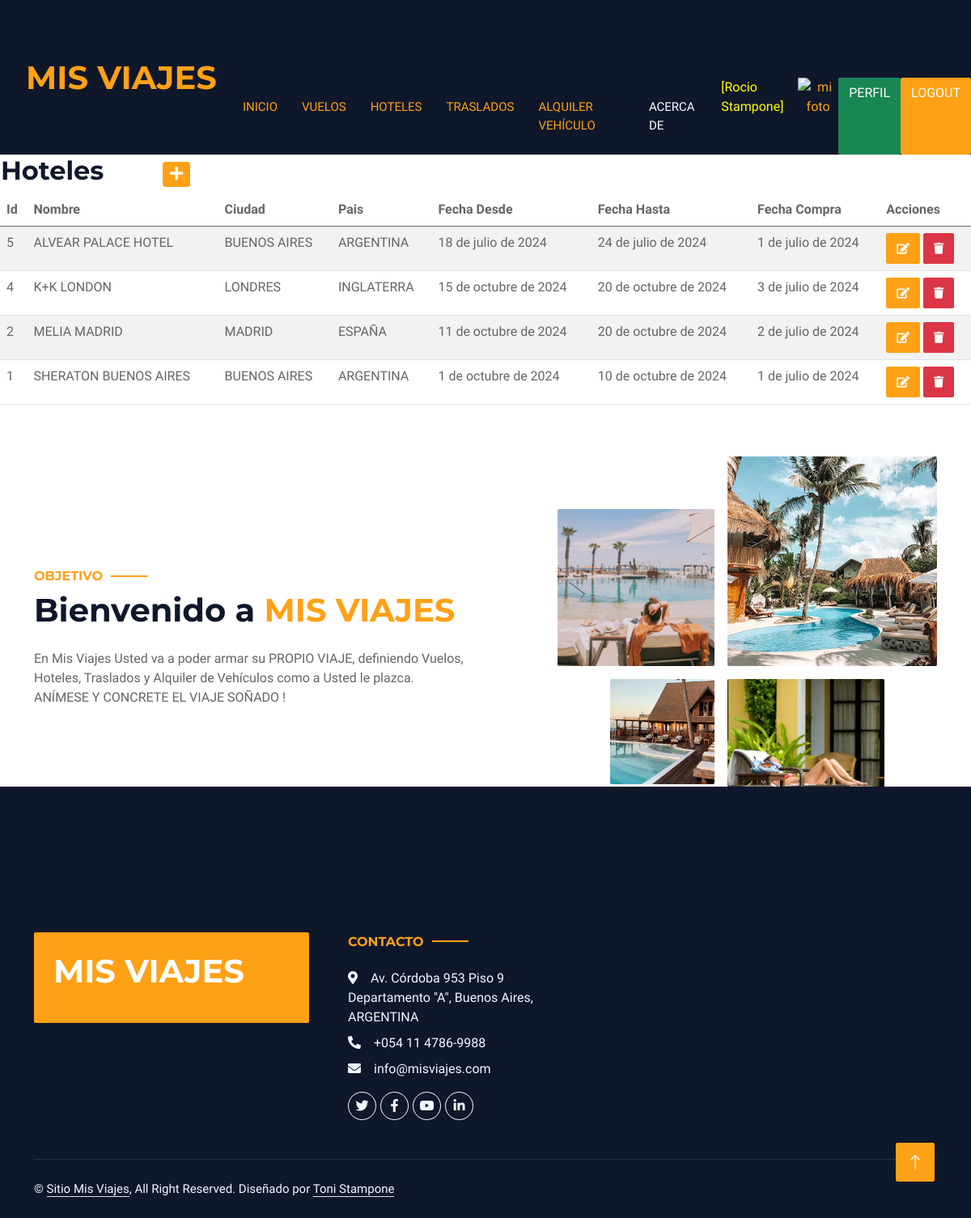
The page /hoteles/ (signed in) on the database its author committed.
### misrubros/models.py (models this page shows, shortened)
class Hotel(models.Model):
    nombre        = models.CharField(max_length=50)
    ciudad        = models.CharField(max_length=50)
    pais          = models.CharField(max_length=50)
    fecha_desde   = models.DateField()
    fecha_hasta   = models.DateField()
    fecha_compra  =models.DateField()
    class Meta:
        verbose_name = "Hotel"
        verbose_name_plural = "Hoteles"
        ordering = ["nombre"]

### misrubros/views.py (the view)
# urls.py: path('hoteles/', hoteles, name="hoteles"),
@login_required
def hoteles(request):
    contexto = {"hoteles": Hotel.objects.all()}
    return render(request, "misrubros/hoteles.html", contexto)

### misrubros/templates/misrubros/hoteles.html
{% extends "misrubros/index.html" %}
{% block titulo %}
<h1 class="mb-5">Hoteles</h1>
{% endblock titulo %}
{% block contenido %}
<table>
    <tr>
        <td width="200"><h2>Hoteles</h2></td>
        <td>
            <a
            href="{% url 'hotelForm' %}"
            class="btn btn-primary btn-sm"
            ><i class="fa fa-plus fa-lg" title="Crear"> </i>
            </a>
        </td>
    </tr>
</table>
<table class="table table-striped">
    <thead>
        <tr>
            <th>Id</th>
            <th>Nombre</th>
            <th>Ciudad</th>
            <th>Pais</th>
            <th>Fecha Desde</th>
            <th>Fecha Hasta</th>
            <th>Fecha Compra</th>
            <th>Acciones</th>
        </tr>
    </thead>
    <tbody>
    {% for c in hoteles  %}
        <tr>
            <td>{{ c.id }}</td>
            <td>{{ c.nombre }}</td>
            <td>{{ c.ciudad }}</td>
            <td>{{ c.pais }}</td>
            <td>{{ c.fecha_desde }}</td>
            <td>{{ c.fecha_hasta }}</td>
            <td>{{ c.fecha_compra }}</td>
            <td>
                <a
                  href="{% url 'hotelUpdate' c.id %}"
                  class="btn btn-primary"
                  style="--bs-btn-padding-y: .25rem; --bs-btn-padding-x: .5rem; --bs-btn-font-size: .75rem;"
                  ><i class="fa fa-edit fa-sm" title="Edit Record"></i>
                </a>
                <a
                  href="{% url 'hotelDelete' c.id %}"
                  class="btn btn-danger"
                  style="--bs-btn-padding-y: .25rem; --bs-btn-padding-x: .5rem; --bs-btn-font-size: .75rem;"
                  ><i class="fa fa-trash fa-sm" title="Delete Record"></i>
                </a>
            </td>
        </tr>
    {% endfor %}
    </tbody>
</table>
{% endblock contenido %}

### misrubros/templates/misrubros/index.html (shortened to what this page needs)
<!DOCTYPE html>
<html lang="en">
<head>
    {% load static %}
    <link href="https://cdnjs.cloudflare.com/ajax/libs/font-awesome/5.10.0/css/all.min.css" rel="stylesheet">
    <link href="https://cdn.jsdelivr.net/npm/bootstrap-icons@1.4.1/font/bootstrap-icons.css" rel="stylesheet">
    <link href="{% static 'lib/animate/animate.min.css' %}" rel="stylesheet">
    <link href="{% static 'lib/owlcarousel/assets/owl.carousel.min.css' %}" rel="stylesheet">
    <link href="{% static 'lib/tempusdominus/css/tempusdominus-bootstrap-4.min.css' %}" rel="stylesheet" />
    <link href="{% static 'css/bootstrap.min.css' %}" rel="stylesheet">
    <link href="{% static 'css/style.css' %}" rel="stylesheet">
</head>
<body>
    <div class="container-xxl bg-white p-0">
        <div class="container-fluid bg-dark px-0">
            <div class="row gx-0">
                <div class="col-lg-3 bg-dark d-none d-lg-block">
                    <a href="index.html" class="navbar-brand w-100 h-100 m-0 p-0 d-flex align-items-center justify-content-center">
                        <h1 class="m-0 text-primary text-uppercase">Mis Viajes</h1>
                    </a>
                </div>
                <div class="col-lg-9">
                    <header id = "masthead">
                        <div class = "container">
                        {% block titulo %}
                        {% endblock titulo %}
                    <nav class="navbar navbar-expand-lg bg-dark navbar-dark p-3 p-lg-0">
                        <div class="collapse navbar-collapse justify-content-between" id="navbarCollapse">
                            <div class="navbar-nav mr-auto py-0">
                                <a href="{% url 'comenzar' %}" class="nav-item nav-link active">Inicio</a>
                        {% if user.is_authenticated %}
                                <a href="{% url 'vuelos' %}" class="nav-item nav-link active">Vuelos</a>
                                <a href="{% url 'hoteles' %}" class="nav-item nav-link active">Hoteles</a>
                                <a href="{% url 'traslados' %}" class="nav-item nav-link active">Traslados</a>
                                <a href="{% url 'alquilerautos' %}" class="nav-item nav-link active">Alquiler Vehículo</a>
                                <a href="{% url 'acerca' %}" class="nav-item nav-link">Acerca de</a>
                                <p style="color:yellow"> [{{user.first_name}} {{user.last_name}}]</p>
                                <div class="text-center">
                                    <a href="{% url 'agregar_avatar' %}"><img src="{{ request.session.avatar }}" height="40px" weight="40px" alt="mi foto"></a>
                                </div>
                                <a class="btn btn-success" href="{% url 'perfil' %}">Perfil</a>
                                <a class="btn btn-primary" href="{% url 'logout' %}">Logout</a>
                        {% else %}
                                <a class="btn btn-primary" href="{% url 'login' %}">Login</a>
                                <a class="btn btn-success" href="{% url 'registro' %}">Registrate</a>
                        {% endif %}
                            </div>
                        </div>
                    </nav>
                    </header>
                </div>
            </div>
        </div>
        {% block contenido %}
        {% endblock contenido %}
        <div class="container-xxl py-5">
            <div class="container">
                <div class="row g-5 align-items-center">
                    <div class="col-lg-6">
                        <h6 class="section-title text-start text-primary text-uppercase">Objetivo</h6>
                        <h1 class="mb-4">Bienvenido a <span class="text-primary text-uppercase">Mis Viajes</span></h1>
                        <p class="mb-4">En Mis Viajes Usted va a poder armar su PROPIO VIAJE, definiendo Vuelos, Hoteles, Traslados y Alquiler de Vehículos como a Usted le plazca. ANÍMESE Y CONCRETE EL VIAJE SOÑADO !</p>
                    </div>
                    <div class="col-lg-6">
                        <div class="row g-3">
                            <div class="col-6 text-end">
                                <img class="img-fluid rounded w-75 wow zoomIn" data-wow-delay="0.1s" src="{% static 'img/about-1.jpg' %}" style="margin-top: 25%;">
                            </div>
                            <div class="col-6 text-start">
                                <img class="img-fluid rounded w-100 wow zoomIn" data-wow-delay="0.3s" src="{% static 'img/about-2.jpg' %}">
                            </div>
                            <div class="col-6 text-end">
                                <img class="img-fluid rounded w-50 wow zoomIn" data-wow-delay="0.5s" src="{% static 'img/about-3.jpg' %}">
                            </div>
                            <div class="col-6 text-start">
                                <img class="img-fluid rounded w-75 wow zoomIn" data-wow-delay="0.7s" src="{% static 'img/about-4.jpg' %}">
                            </div>
                        </div>
                    </div>
                </div>
            </div>
        </div>
        <div class="container-fluid bg-dark text-light footer wow fadeIn" data-wow-delay="0.1s">
            <div class="container pb-5">
                <div class="row g-5">
                    <div class="col-md-6 col-lg-4">
                        <div class="bg-primary rounded p-4">
                            <a href="index.html"><h1 class="text-white text-uppercase mb-3">Mis Viajes</h1></a>
                        </div>
                    </div>
                    <div class="col-md-6 col-lg-3">
                        <h6 class="section-title text-start text-primary text-uppercase mb-4">Contacto</h6>
                        <p class="mb-2"><i class="fa fa-map-marker-alt me-3"></i>Av. Córdoba 953 Piso 9 Departamento "A", Buenos Aires, ARGENTINA</p>
                        <p class="mb-2"><i class="fa fa-phone-alt me-3"></i>+054 11 4786-9988</p>
                        <p class="mb-2"><i class="fa fa-envelope me-3"></i>info@misviajes.com</p>
                        <div class="d-flex pt-2">
                            <a class="btn btn-outline-light btn-social" href=""><i class="fab fa-twitter"></i></a>
                            <a class="btn btn-outline-light btn-social" href=""><i class="fab fa-facebook-f"></i></a>
                            <a class="btn btn-outline-light btn-social" href=""><i class="fab fa-youtube"></i></a>
                            <a class="btn btn-outline-light btn-social" href=""><i class="fab fa-linkedin-in"></i></a>
                        </div>
                    </div>
                </div>
            </div>
            <div class="container">
                <div class="copyright">
                    <div class="row">
                        <div class="col-md-6 text-center text-md-start mb-3 mb-md-0">
                            &copy; <a class="border-bottom" href="#">Sitio Mis Viajes</a>, All Right Reserved.
							Diseñado por <a class="border-bottom" href="https://htmlcodex.com">Toni Stampone</a>
                        </div>
                    </div>
                </div>
            </div>
        </div>
        <a href="#" class="btn btn-lg btn-primary btn-lg-square back-to-top"><i class="bi bi-arrow-up"></i></a>
    </div>
</body>
</html>

### misrubros/static/css/style.css (style rules this page uses)
:root { --primary: #FEA116; --light: #F1F8FF; --dark: #0F172B; }
.back-to-top { position: fixed; display: none; right: 45px; bottom: 45px; z-index: 99; }
.btn { font-weight: 500; text-transform: uppercase; transition: .5s; }
.btn.btn-primary, .btn.btn-secondary { color: #FFFFFF; }
.btn-lg-square { width: 48px; height: 48px; }
.btn-square, .btn-sm-square, .btn-lg-square { padding: 0; display: flex; align-items: center; justify-content: center; font-weight: normal; border-radius: 2px; }
.navbar-dark .navbar-nav .nav-link { margin-right: 30px; padding: 25px 0; color: #FFFFFF; font-size: 15px; text-transform: uppercase; outline: none; }
.navbar-dark .navbar-nav .nav-link:hover, .navbar-dark .navbar-nav .nav-link.active { color: var(--primary); }
.section-title { position: relative; display: inline-block; }
.section-title::before { position: absolute; content: ""; width: 45px; height: 2px; top: 50%; left: -55px; margin-top: -1px; background: var(--primary); }
.section-title::after { position: absolute; content: ""; width: 45px; height: 2px; top: 50%; right: -55px; margin-top: -1px; background: var(--primary); }
.section-title.text-start::before, .section-title.text-end::after { display: none; }
.footer { position: relative; margin-top: -110px; padding-top: 180px; }
.footer .btn.btn-social { margin-right: 5px; width: 35px; height: 35px; display: flex; align-items: center; justify-content: center; color: var(--light); border: 1px solid #FFFFFF; border-radius: 35px; transition: .3s; }
.footer .copyright { padding: 25px 0; font-size: 15px; border-top: 1px solid rgba(256, 256, 256, .1); }
.footer .copyright a { color: var(--light); }

### rows shown on the page
Hotel: id "5", nombre "ALVEAR PALACE HOTEL", ciudad "BUENOS AIRES", pais "ARGENTINA", fecha_desde "18 de julio de 2024", fecha_hasta "24 de julio de 2024", fecha_compra "1 de julio de 2024"
Hotel: id "4", nombre "K+K LONDON", ciudad "LONDRES", pais "INGLATERRA", fecha_desde "15 de octubre de 2024", fecha_hasta "20 de octubre de 2024", fecha_compra "3 de julio de 2024"
Hotel: id "2", nombre "MELIA MADRID", ciudad "MADRID", pais "ESPAÑA", fecha_desde "11 de octubre de 2024", fecha_hasta "20 de octubre de 2024", fecha_compra "2 de julio de 2024"
Hotel: id "1", nombre "SHERATON BUENOS AIRES", ciudad "BUENOS AIRES", pais "ARGENTINA", fecha_desde "1 de octubre de 2024", fecha_hasta "10 de octubre de 2024", fecha_compra "1 de julio de 2024"

### other values the page prints
{{ user.first_name }} "Rocio"
{{ user.last_name }} "Stampone"
